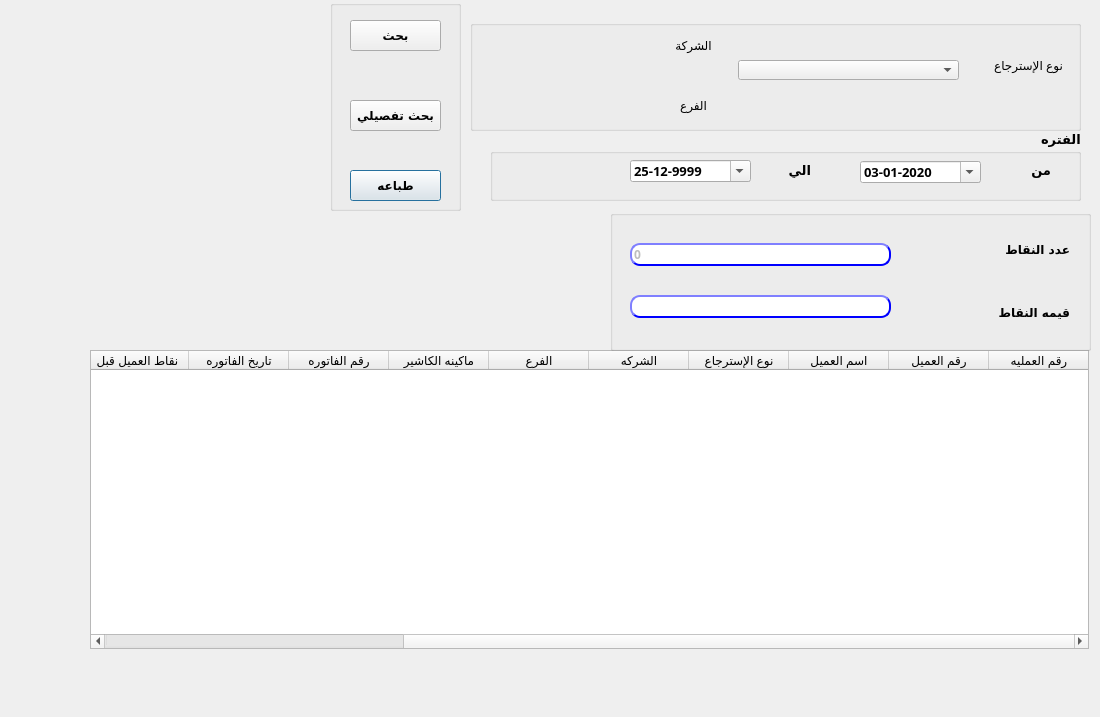
<?xml version="1.0" encoding="UTF-8"?>
<ui version="4.0">
 <class>Voucher</class>
 <widget class="QDialog" name="Voucher">
  <property name="geometry">
   <rect>
    <x>0</x>
    <y>0</y>
    <width>1100</width>
    <height>717</height>
   </rect>
  </property>
  <property name="minimumSize">
   <size>
    <width>1100</width>
    <height>717</height>
   </size>
  </property>
  <property name="maximumSize">
   <size>
    <width>1100</width>
    <height>717</height>
   </size>
  </property>
  <property name="windowTitle">
   <string>أرصده العملاء</string>
  </property>
  <widget class="QGroupBox" name="groupBox_3">
   <property name="geometry">
    <rect>
     <x>330</x>
     <y>0</y>
     <width>131</width>
     <height>211</height>
    </rect>
   </property>
   <property name="title">
    <string/>
   </property>
   <widget class="QPushButton" name="Qbtn_print">
    <property name="enabled">
     <bool>true</bool>
    </property>
    <property name="geometry">
     <rect>
      <x>20</x>
      <y>170</y>
      <width>91</width>
      <height>31</height>
     </rect>
    </property>
    <property name="font">
     <font>
      <family>29LT Bukra Regular</family>
      <pointsize>9</pointsize>
      <weight>75</weight>
      <bold>true</bold>
     </font>
    </property>
    <property name="styleSheet">
     <string notr="true"/>
    </property>
    <property name="text">
     <string>طباعه</string>
    </property>
   </widget>
   <widget class="QPushButton" name="Qbtn_search">
    <property name="enabled">
     <bool>true</bool>
    </property>
    <property name="geometry">
     <rect>
      <x>20</x>
      <y>20</y>
      <width>91</width>
      <height>31</height>
     </rect>
    </property>
    <property name="font">
     <font>
      <family>29LT Bukra Regular</family>
      <pointsize>9</pointsize>
      <weight>75</weight>
      <bold>true</bold>
     </font>
    </property>
    <property name="styleSheet">
     <string notr="true"/>
    </property>
    <property name="text">
     <string>بحث</string>
    </property>
   </widget>
   <widget class="QPushButton" name="Qbtn_search_details">
    <property name="enabled">
     <bool>true</bool>
    </property>
    <property name="geometry">
     <rect>
      <x>20</x>
      <y>100</y>
      <width>91</width>
      <height>31</height>
     </rect>
    </property>
    <property name="font">
     <font>
      <family>29LT Bukra Regular</family>
      <pointsize>9</pointsize>
      <weight>75</weight>
      <bold>true</bold>
     </font>
    </property>
    <property name="styleSheet">
     <string notr="true"/>
    </property>
    <property name="text">
     <string>بحث تفصيلي</string>
    </property>
   </widget>
  </widget>
  <widget class="QGroupBox" name="groupBox_4">
   <property name="geometry">
    <rect>
     <x>490</x>
     <y>130</y>
     <width>591</width>
     <height>71</height>
    </rect>
   </property>
   <property name="font">
    <font>
     <family>29LT Bukra Regular</family>
     <pointsize>10</pointsize>
     <weight>75</weight>
     <bold>true</bold>
    </font>
   </property>
   <property name="layoutDirection">
    <enum>Qt::RightToLeft</enum>
   </property>
   <property name="title">
    <string>الفتره</string>
   </property>
   <widget class="QLabel" name="label_9">
    <property name="geometry">
     <rect>
      <x>480</x>
      <y>30</y>
      <width>81</width>
      <height>20</height>
     </rect>
    </property>
    <property name="font">
     <font>
      <family>29LT Bukra Regular</family>
      <pointsize>10</pointsize>
      <weight>75</weight>
      <bold>true</bold>
     </font>
    </property>
    <property name="text">
     <string>من</string>
    </property>
   </widget>
   <widget class="QLabel" name="label_10">
    <property name="geometry">
     <rect>
      <x>250</x>
      <y>30</y>
      <width>71</width>
      <height>20</height>
     </rect>
    </property>
    <property name="font">
     <font>
      <family>29LT Bukra Regular</family>
      <pointsize>10</pointsize>
      <weight>75</weight>
      <bold>true</bold>
     </font>
    </property>
    <property name="text">
     <string>الي</string>
    </property>
   </widget>
   <widget class="QDateEdit" name="Qdate_to">
    <property name="geometry">
     <rect>
      <x>140</x>
      <y>30</y>
      <width>121</width>
      <height>22</height>
     </rect>
    </property>
    <property name="font">
     <font>
      <family>29LT Bukra Regular</family>
      <pointsize>10</pointsize>
      <weight>75</weight>
      <bold>true</bold>
     </font>
    </property>
    <property name="layoutDirection">
     <enum>Qt::LeftToRight</enum>
    </property>
    <property name="autoFillBackground">
     <bool>false</bool>
    </property>
    <property name="dateTime">
     <datetime>
      <hour>0</hour>
      <minute>0</minute>
      <second>0</second>
      <year>9999</year>
      <month>12</month>
      <day>25</day>
     </datetime>
    </property>
    <property name="maximumDateTime">
     <datetime>
      <hour>23</hour>
      <minute>59</minute>
      <second>59</second>
      <year>9999</year>
      <month>12</month>
      <day>25</day>
     </datetime>
    </property>
    <property name="displayFormat">
     <string>dd-MM-yyyy</string>
    </property>
    <property name="calendarPopup">
     <bool>true</bool>
    </property>
    <property name="date">
     <date>
      <year>9999</year>
      <month>12</month>
      <day>25</day>
     </date>
    </property>
   </widget>
   <widget class="QDateEdit" name="Qdate_from">
    <property name="geometry">
     <rect>
      <x>370</x>
      <y>31</y>
      <width>121</width>
      <height>22</height>
     </rect>
    </property>
    <property name="font">
     <font>
      <family>29LT Bukra Regular</family>
      <pointsize>10</pointsize>
      <weight>75</weight>
      <bold>true</bold>
     </font>
    </property>
    <property name="layoutDirection">
     <enum>Qt::LeftToRight</enum>
    </property>
    <property name="displayFormat">
     <string>dd-MM-yyyy</string>
    </property>
    <property name="calendarPopup">
     <bool>true</bool>
    </property>
    <property name="date">
     <date>
      <year>2020</year>
      <month>1</month>
      <day>3</day>
     </date>
    </property>
   </widget>
  </widget>
  <widget class="QTableWidget" name="Qtable_customer">
   <property name="enabled">
    <bool>true</bool>
   </property>
   <property name="geometry">
    <rect>
     <x>90</x>
     <y>350</y>
     <width>999</width>
     <height>299</height>
    </rect>
   </property>
   <property name="layoutDirection">
    <enum>Qt::RightToLeft</enum>
   </property>
   <property name="styleSheet">
    <string notr="true"/>
   </property>
   <property name="columnCount">
    <number>13</number>
   </property>
   <column>
    <property name="text">
     <string>رقم العمليه</string>
    </property>
   </column>
   <column>
    <property name="text">
     <string>رقم العميل</string>
    </property>
   </column>
   <column>
    <property name="text">
     <string>اسم العميل</string>
    </property>
   </column>
   <column>
    <property name="text">
     <string>نوع الإسترجاع</string>
    </property>
   </column>
   <column>
    <property name="text">
     <string>الشركه</string>
    </property>
   </column>
   <column>
    <property name="text">
     <string>الفرع</string>
    </property>
   </column>
   <column>
    <property name="text">
     <string>ماكينه الكاشير</string>
    </property>
   </column>
   <column>
    <property name="text">
     <string>رقم الفاتوره</string>
    </property>
   </column>
   <column>
    <property name="text">
     <string>تاريخ الفاتوره</string>
    </property>
   </column>
   <column>
    <property name="text">
     <string>نقاط العميل قبل </string>
    </property>
   </column>
   <column>
    <property name="text">
     <string>النقاط المكتسبه</string>
    </property>
   </column>
   <column>
    <property name="text">
     <string>نقاط العميل بعد</string>
    </property>
   </column>
   <column>
    <property name="text">
     <string>الحاله</string>
    </property>
   </column>
  </widget>
  <widget class="QGroupBox" name="groupBox_5">
   <property name="enabled">
    <bool>true</bool>
   </property>
   <property name="geometry">
    <rect>
     <x>470</x>
     <y>20</y>
     <width>611</width>
     <height>111</height>
    </rect>
   </property>
   <property name="styleSheet">
    <string notr="true"/>
   </property>
   <property name="title">
    <string/>
   </property>
   <widget class="QComboBox" name="CMB_level4">
    <property name="geometry">
     <rect>
      <x>-90</x>
      <y>110</y>
      <width>81</width>
      <height>20</height>
     </rect>
    </property>
   </widget>
   <widget class="QLabel" name="label_4">
    <property name="geometry">
     <rect>
      <x>198</x>
      <y>0</y>
      <width>51</width>
      <height>51</height>
     </rect>
    </property>
    <property name="styleSheet">
     <string notr="true"/>
    </property>
    <property name="text">
     <string>الشركة</string>
    </property>
    <property name="alignment">
     <set>Qt::AlignCenter</set>
    </property>
   </widget>
   <widget class="QLabel" name="label_11">
    <property name="geometry">
     <rect>
      <x>198</x>
      <y>60</y>
      <width>51</width>
      <height>51</height>
     </rect>
    </property>
    <property name="styleSheet">
     <string notr="true"/>
    </property>
    <property name="text">
     <string>الفرع</string>
    </property>
    <property name="alignment">
     <set>Qt::AlignCenter</set>
    </property>
   </widget>
   <widget class="QLabel" name="label_12">
    <property name="geometry">
     <rect>
      <x>508</x>
      <y>20</y>
      <width>101</width>
      <height>51</height>
     </rect>
    </property>
    <property name="styleSheet">
     <string notr="true"/>
    </property>
    <property name="text">
     <string>نوع الإسترجاع</string>
    </property>
    <property name="alignment">
     <set>Qt::AlignCenter</set>
    </property>
   </widget>
   <widget class="QComboBox" name="CMB_redeemType">
    <property name="geometry">
     <rect>
      <x>268</x>
      <y>40</y>
      <width>221</width>
      <height>20</height>
     </rect>
    </property>
    <property name="font">
     <font>
      <family>29LT Bukra Regular</family>
      <pointsize>9</pointsize>
      <weight>75</weight>
      <bold>true</bold>
     </font>
    </property>
   </widget>
  </widget>
  <widget class="QGroupBox" name="groupBox_2">
   <property name="geometry">
    <rect>
     <x>610</x>
     <y>210</y>
     <width>481</width>
     <height>141</height>
    </rect>
   </property>
   <property name="title">
    <string/>
   </property>
   <widget class="QWidget" name="verticalLayoutWidget">
    <property name="geometry">
     <rect>
      <x>300</x>
      <y>10</y>
      <width>160</width>
      <height>121</height>
     </rect>
    </property>
    <layout class="QVBoxLayout" name="verticalLayout">
     <item>
      <widget class="QLabel" name="label_16">
       <property name="font">
        <font>
         <family>29LT Bukra Regular</family>
         <pointsize>9</pointsize>
         <weight>75</weight>
         <bold>true</bold>
        </font>
       </property>
       <property name="text">
        <string>عدد النقاط</string>
       </property>
      </widget>
     </item>
     <item>
      <widget class="QLabel" name="label_19">
       <property name="font">
        <font>
         <family>29LT Bukra Regular</family>
         <pointsize>9</pointsize>
         <weight>75</weight>
         <bold>true</bold>
        </font>
       </property>
       <property name="text">
        <string>قيمه النقاط</string>
       </property>
      </widget>
     </item>
    </layout>
   </widget>
   <widget class="QWidget" name="verticalLayoutWidget_2">
    <property name="geometry">
     <rect>
      <x>20</x>
      <y>10</y>
      <width>261</width>
      <height>121</height>
     </rect>
    </property>
    <layout class="QVBoxLayout" name="verticalLayout_2">
     <item>
      <widget class="QLineEdit" name="Qline_points">
       <property name="enabled">
        <bool>false</bool>
       </property>
       <property name="font">
        <font>
         <family>29LT Bukra Regular</family>
         <pointsize>9</pointsize>
         <weight>75</weight>
         <bold>true</bold>
        </font>
       </property>
       <property name="styleSheet">
        <string notr="true">QLineEdit{
                                        background-color: white;
                                        border-style: outset;
                                        border-width: 2px;
                                        border-radius: 10px;
                                        border-color: blue;
                                        min-width: 6em;
                                        }
                                        QLineEdit:hover {
                                        background: qradialgradient(
                                        cx: 0.3, cy: -0.4, fx: 0.3, fy: -0.4,
                                        radius: 1.35, stop: 0 #fff, stop: 1 #bbb
                                        );
                                        }
                                       QLineEdit:pressed {
                                        border-style: inset;
                                        background: qradialgradient(
                                        cx: 0.4, cy: -0.1, fx: 0.4, fy: -0.1,
                                        radius: 1.35, stop: 0 #fff, stop: 1 #ddd
                                        );
                                        }
                                    </string>
       </property>
       <property name="text">
        <string>0</string>
       </property>
      </widget>
     </item>
     <item>
      <widget class="QLineEdit" name="Qline_point_value">
       <property name="enabled">
        <bool>false</bool>
       </property>
       <property name="font">
        <font>
         <family>29LT Bukra Regular</family>
         <pointsize>9</pointsize>
         <weight>75</weight>
         <bold>true</bold>
        </font>
       </property>
       <property name="styleSheet">
        <string notr="true">QLineEdit{
                                        background-color: white;
                                        border-style: outset;
                                        border-width: 2px;
                                        border-radius: 10px;
                                        border-color: blue;
                                        min-width: 6em;
                                        }
                                        QLineEdit:hover {
                                        background: qradialgradient(
                                        cx: 0.3, cy: -0.4, fx: 0.3, fy: -0.4,
                                        radius: 1.35, stop: 0 #fff, stop: 1 #bbb
                                        );
                                        }
                                       QLineEdit:pressed {
                                        border-style: inset;
                                        background: qradialgradient(
                                        cx: 0.4, cy: -0.1, fx: 0.4, fy: -0.1,
                                        radius: 1.35, stop: 0 #fff, stop: 1 #ddd
                                        );
                                        }
                                    </string>
       </property>
       <property name="text">
        <string/>
       </property>
      </widget>
     </item>
    </layout>
   </widget>
  </widget>
 </widget>
 <resources/>
 <connections/>
</ui>
